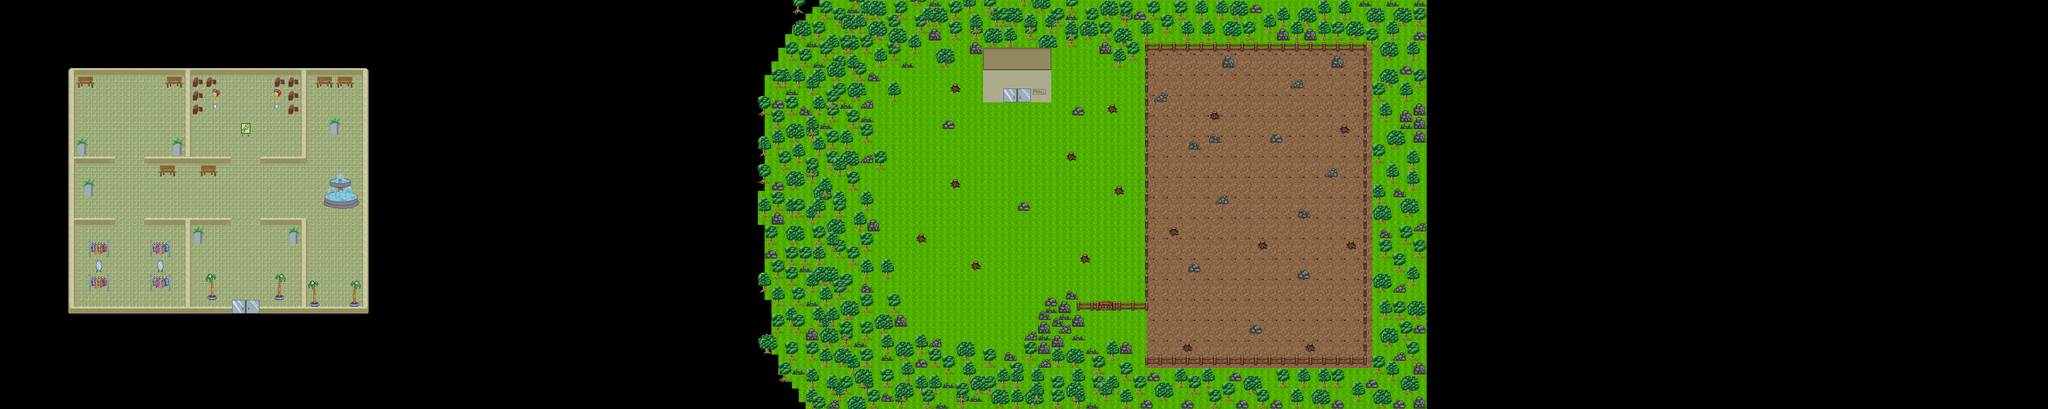

This game map was drawn from its Tiled (.tmx) file and the tilesets committed beside it. A one-line description and the trimmed map source follow:
An orthogonal 300x60 tile map with 16x16 px tiles, 6 tile layers (VoidLayer, BackgroundLayer, CollisionLayer, DoorwayLayer, ...), 3 tilesets and 28 objects (9x Pink Ant, 6x Green Ant, 6x Yellow Ant, old_guy, mouse_man, ...).

<map version="1.0" orientation="orthogonal" renderorder="right-down" width="300" height="60" tilewidth="16" tileheight="16" nextobjectid="222">
 <tileset firstgid="1" name="mall_world" tilewidth="16" tileheight="16" spacing="1" margin="1" tilecount="117" columns="13">
  <image source="tiles/mall_world.png" trans="ffc0ff" width="222" height="154" />
 </tileset>
 <tileset firstgid="118" name="objects" tilewidth="16" tileheight="16" spacing="1" margin="1" tilecount="900" columns="30">
  <image source="tiles/objects.png" trans="ffc0ff" width="511" height="511" />
 </tileset>
 <tileset firstgid="1018" name="scene_objects" tilewidth="16" tileheight="16" tilecount="784" columns="28">
  <image source="tiles/scene_objects.png" width="448" height="448" />
 </tileset>
 <layer name="VoidLayer" width="300" height="60">
  <data>[18000 cells, 9300 non-empty, 2 distinct tile ids]</data>
 </layer>
 <layer name="BackgroundLayer" width="300" height="60">
  <data>[18000 cells, 12482 non-empty, 9 distinct tile ids]</data>
 </layer>
 <layer name="CollisionLayer" width="300" height="60">
  <data>[18000 cells, 1806 non-empty, 257 distinct tile ids]</data>
 </layer>
 <layer name="DoorwayLayer" width="300" height="60">
  <data>[18000 cells, 26 non-empty, 10 distinct tile ids]</data>
 </layer>
 <layer name="OutDoorwayLayer" width="300" height="60">
  <data>[18000 cells, 4 non-empty, 4 distinct tile ids]</data>
 </layer>
 <layer name="ScenaryLayer" width="300" height="60">
  <data>[18000 cells, 1320 non-empty, 39 distinct tile ids]</data>
 </layer>
 <objectgroup name="GreenAnts">
  <object id="175" name="Green Ant" gid="121" x="2472" y="534" width="16" height="16" />
  <object id="191" name="Green Ant" gid="121" x="2560" y="352" width="16" height="16" />
  <object id="192" name="Green Ant" gid="121" x="2154" y="428" width="16" height="16" />
  <object id="201" name="Green Ant" gid="121" x="2306.5" y="399" width="16" height="16" />
  <object id="206" name="Green Ant" gid="121" x="2464" y="432" width="16" height="16" />
  <object id="221" name="Green Ant" gid="121" x="2144" y="208" width="16" height="16" />
 </objectgroup>
 <objectgroup name="PinkAnts">
  <object id="174" name="Pink Ant" gid="122" x="2736" y="656" width="16" height="16" />
  <object id="178" name="Pink Ant" gid="122" x="2720" y="784" width="16" height="16" />
  <object id="179" name="Pink Ant" gid="122" x="2848" y="528" width="16" height="16" />
  <object id="194" name="Pink Ant" gid="122" x="2882" y="413" width="16" height="16" />
  <object id="195" name="Pink Ant" gid="122" x="3062.5" y="339" width="16" height="16" />
  <object id="196" name="Pink Ant" gid="122" x="2768" y="240" width="16" height="16" />
  <object id="198" name="Pink Ant" gid="122" x="3091.5" y="610" width="16" height="16" />
  <object id="199" name="Pink Ant" gid="122" x="3132" y="788" width="16" height="16" />
  <object id="200" name="Pink Ant" gid="122" x="2876.5" y="642" width="16" height="16" />
 </objectgroup>
 <objectgroup name="YellowAnts">
  <object id="173" name="Yellow Ant" gid="123" x="2368" y="608" width="16" height="16" />
  <object id="190" name="Yellow Ant" gid="123" x="2624" y="592" width="16" height="16" />
  <object id="205" name="Yellow Ant" gid="123" x="2640" y="704" width="16" height="16" />
  <object id="217" name="Yellow Ant" gid="123" x="2176" y="752" width="16" height="16" />
  <object id="218" name="Yellow Ant" gid="123" x="2336" y="752" width="16" height="16" />
  <object id="219" name="Yellow Ant" gid="123" x="2096" y="544" width="16" height="16" />
 </objectgroup>
 <objectgroup name="Npcs">
  <object id="20" name="old_guy" type="old_guy" gid="119" x="368" y="432" width="16" height="16" />
  <object id="212" name="mouse_man" type="mouse_man" gid="119" x="2928" y="192" width="16" height="16" />
 </objectgroup>
 <objectgroup name="Items">
  <object id="216" name="old_guy_photo" type="old_guy_photo" gid="119" x="2144" y="656" width="16" height="16" />
  <object id="220" name="quest_pretzel" type="quest_pretzel" gid="119" x="576" y="256" width="16" height="16" />
 </objectgroup>
 <objectgroup name="PlayerLayer">
  <object id="19" name="init" gid="120" x="272" y="416" width="16" height="16" />
  <object id="41" name="mall_world" gid="120" x="560" y="640" width="16" height="16" />
  <object id="42" name="outside_world" gid="120" x="2368" y="272" width="16" height="16" />
 </objectgroup>
</map>
